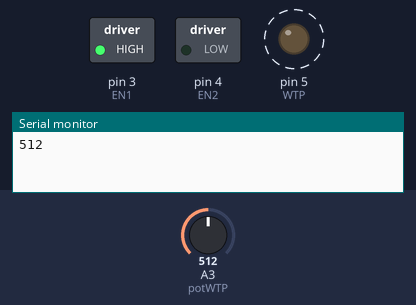
This sketch was run on a simulated Arduino Uno, built with avr-gcc and run on an emulated ATmega328P. Shown: switched loads named in the sketch (green lamp = pin HIGH), output pins drawn as LEDs (lit = HIGH), the last lines printed to the serial monitor. Dashed ring = blinking. The inputs (shaded band) are chosen by the test bench; at power-on: A3 (potWTP) = 512.

Above: at 0.89 s.
1.4 s: A3 (potWTP) set to 900
At 1.76 s:
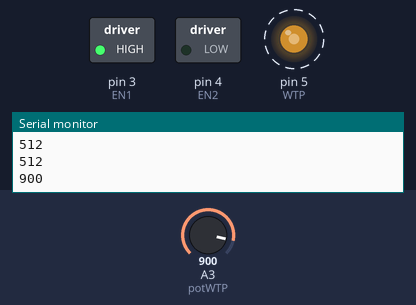
4.4 s: A3 (potWTP) set to 306
At 4.46 s:
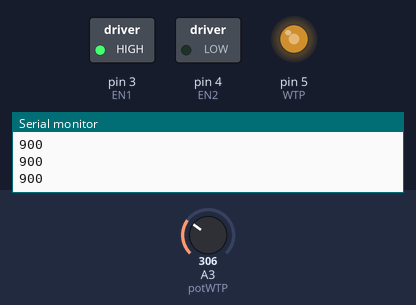
Timing chart, 0 to 13.4 s (numbered marks = the images above; inputs shaded):
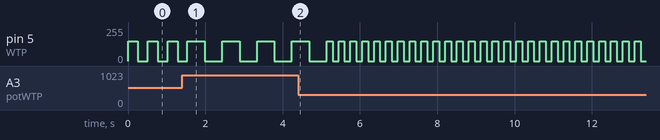

Measured:
- after the input at 1.4 s, pin 5 (WTP): alternates 150/255 for 0.45 s and 0/255 for 0.45 s, starting after 0.59 s
- by itself, pin 5 (WTP): alternates 150/255 for 0.26 s and 0/255 for 0.26 s

The sketch:

waterControl_code.ino
```cpp
#define EN1 3
#define EN2 4
#define WTP 5
#define potWTP A3
// digital output pins to control waterpump motor,
// analog input pin for potentiometer to control waterpump power

#define pumpPower 150           // default power of waterpump motor, you can change this value

void setup() {
  Serial.begin(9600);
  pinMode(EN1, OUTPUT);
  pinMode(EN2, OUTPUT);
  pinMode(WTP, OUTPUT);
  pinMode(potWTP, INPUT);

  digitalWrite(EN1, HIGH);
  digitalWrite(EN2, LOW);
  analogWrite(WTP, pumpPower);
}

void loop() {
  int wtd = analogRead(potWTP)/2;

  analogWrite(WTP, pumpPower);
  delay(wtd);
  analogWrite(WTP, 0);
  delay(wtd);

  Serial.println(analogRead(potWTP));
}
```
